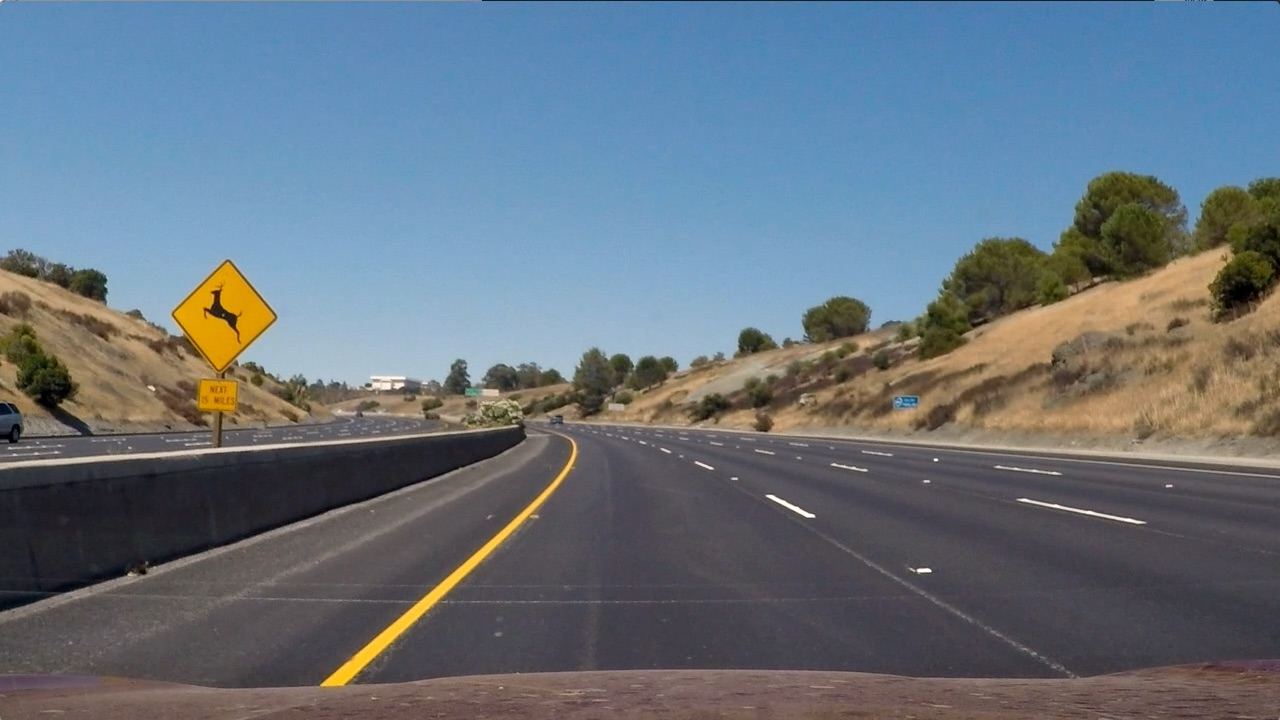
#> input picture Computer Vision/test_images/test2.jpg, 1280 x 720 px
$ jupyter execute --allow-errors 'Lane Detection.ipynb'   (shell and % lines are left out)   (older library calls are emulated)
#> lines starting #> are read from the running program, lines starting #| are printed output that depends on the picture; after the words box and inside, x2 and y2 are one past the last pixel; in counts of white or black regions, pixels touching at a corner belong together
# Lane Detection - Computer Vision

Omar Mohamed Lotfy 18p5606 <br>
Nour El-din Mohamed 18p5806

## Importing Libraries

[cell 1]
import numpy as np
import cv2
import glob
import matplotlib.image as mpimg
import pickle
from moviepy.editor import VideoFileClip
from IPython.display import HTML
import matplotlib.pyplot as plt

## Change according to desired files

[cell 2]
testimage='test_images/test2.jpg'
cameracal='camera_cal/calibration2.jpg'
inputvideo= 'project_video_short.mp4'
outputvideo= 'Team_vision.mp4'

## Reading image and displaying its size

[cell 3]
# Read image and plot Test 2 image
image=mpimg.imread(testimage)
#> image is the input picture: shape (720, 1280, 3); mean R, G, B 102.8, 114.6, 125.5
plt.imshow(image)
#> (this line was passed over: IPython is not available in this run)

#Save Image size
image_size = (image.shape[1], image.shape[0])
#> image_size = (1280, 720)
print("Image size is:",image_size)
#| Image size is: (1280, 720)

## Camera Calibration

[cell 4]
# Initialize object points in array of shape (54(size of chessboard), 3)
objp = np.zeros((6*9,3), np.float32)

#(putting indices for the chessboard Ex: (0,0),(0,1) ....(8,5))
objp[:,:2] = np.mgrid[0:9, 0:6].T.reshape(-1,2)

## Arrays to store object points and image points from all the images.
O_points = [] # array to store object points EX:(0,0,0)
I_points = [] # array to store Image points EX:(6,2)

# find all files that its name starts with calibration and of type jpg then put them in a list
Calibration_Images = glob.glob('camera_cal/calibration*.jpg')


# Search For chessborad Corners In the list containing calibrated images
for FileName in Calibration_Images:
    img = cv2.imread (FileName)
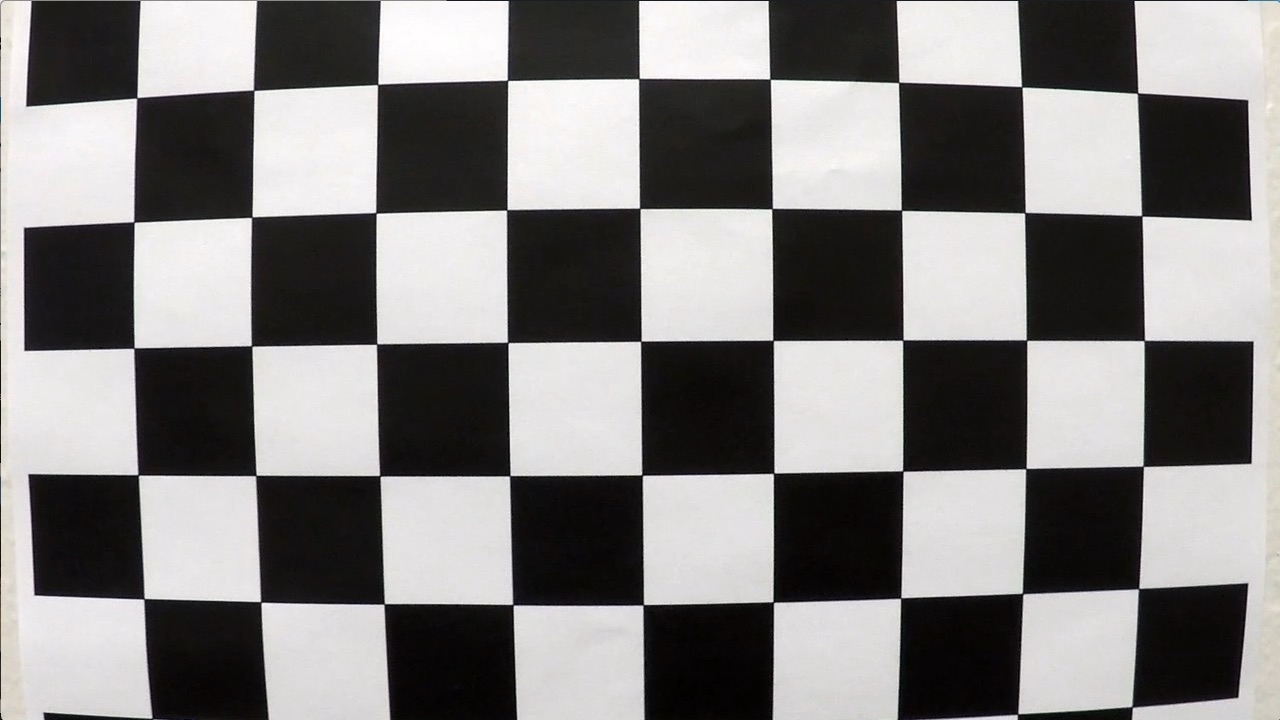
#> input picture Computer Vision/camera_cal/calibration1.jpg, 1280 x 720 px
#> img is the input picture: shape (720, 1280, 3); mean B, G, R 127.8, 128.4, 130.1
    gray = cv2.cvtColor(img, cv2.COLOR_BGR2GRAY) #Turning Image into gray scale

    # Find the chessboard corners
    found, corners = cv2.findChessboardCorners(gray, (9,6), None)
#> found = False; corners = None

    # If found, add object points, image points
    if found == True:
        O_points.append(objp)
        I_points.append(corners)

# Test undistortion on a chess image
img = cv2.imread(cameracal)
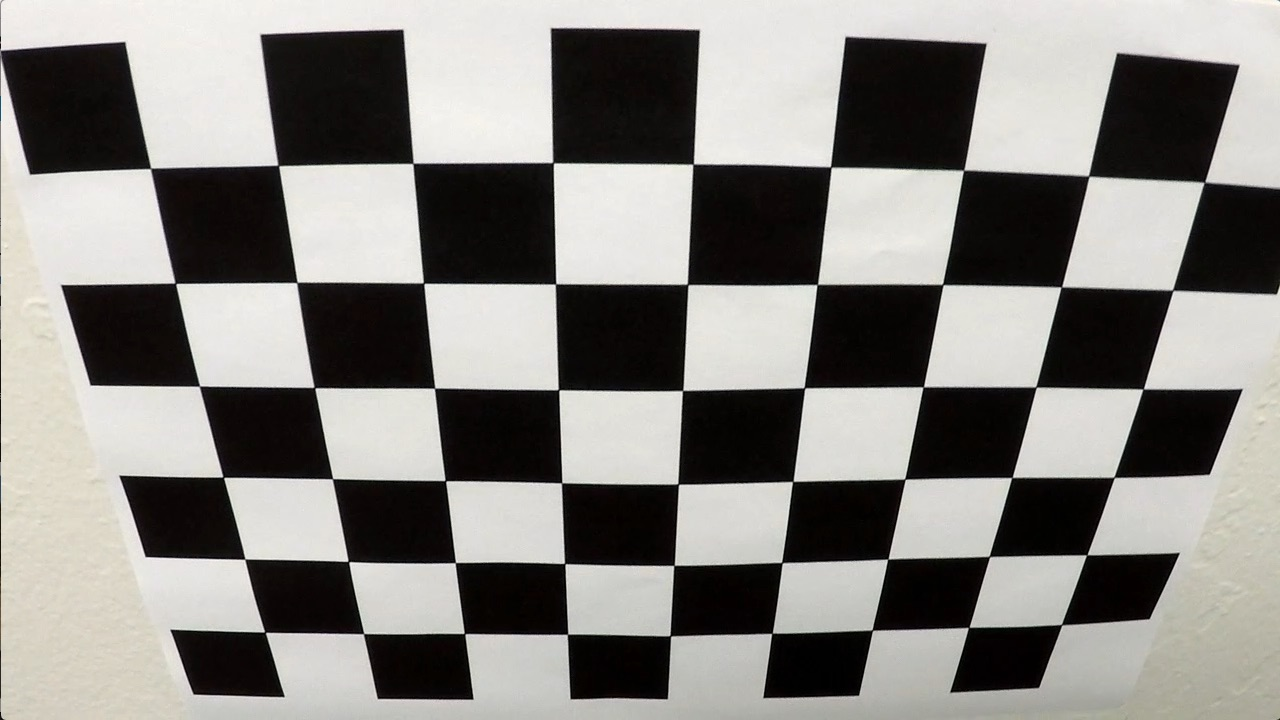
#> input picture Computer Vision/camera_cal/calibration2.jpg, 1280 x 720 px
#> img is the input picture: shape (720, 1280, 3); mean B, G, R 128.5, 132.4, 134.4
img_size = (img.shape[1], img.shape[0])
#> img_size = (1280, 720)

# Do camera calibration given object points and image points
ret, mtx, dist, rvecs, tvecs = cv2.calibrateCamera(O_points, I_points, img_size,None,None)

# Applying the undistort to an image based on the calibration
dst = cv2.undistort(img, mtx, dist, None, mtx)

# Visualize undistortion on chessboard

#> (the rest of this cell did not finish here and is left out)

## View undistorted image of Lane

[cell 5]
# undistort On test 2 image using mtx and dist generated from chessboard camera calibration
undist_img = cv2.undistort(image,mtx,dist,None,mtx)

# visualize undistortion on test 2 image
#> (the rest of this cell did not finish here and is left out)

## Thresholding

[cell 6]
def thresholding(img):

    img = np.copy(img)
    s_thresh=(170, 255)
    sx_thresh=(20, 100)

    # Apply color threshold
    hls = cv2.cvtColor(img, cv2.COLOR_RGB2HLS)
#> hls: shape (720, 1280, 3); mean of channels 0, 1, 2 86.2, 113.9, 64.8
    s_channel = hls[:,:,2]

    #Apply sobel x
    gray = cv2.cvtColor(img, cv2.COLOR_RGB2GRAY)
    sobelx = cv2.Sobel(gray, cv2.CV_64F, 1, 0) # Take the derivative in x
    abs_sobelx = np.absolute(sobelx) # Absolute x derivative to accentuate lines away from horizontal
    scaled_sobel = np.uint8(255*abs_sobelx/np.max(abs_sobelx))

    # Threshold x gradient
    sxbinary = np.zeros_like(scaled_sobel)
    sxbinary[(scaled_sobel >=sx_thresh[0]) & (scaled_sobel <= sx_thresh[1])] = 1

    # Threshold color channel
    s_binary = np.zeros_like(s_channel)
    s_binary[(s_channel > s_thresh[0]) & (s_channel <= s_thresh[1])] = 1

    combined_binary = np.zeros_like(sxbinary)
    combined_binary[(s_binary == 1) | (sxbinary == 1)] = 1
    return s_binary, sxbinary, combined_binary

pip, sobel, com = thresholding(image)
#> pip: shape (720, 1280); values 0 (black) and 1 (white), 1.5% white; 263 white regions (219 under 20 px), largest, box (x1, y1, x2, y2) and area: (173, 264, 273, 372) 5655, (321, 444, 576, 686) 2901, (197, 379, 238, 426) 1198
#> sobel: shape (720, 1280); values 0 (black) and 1 (white), 5% white in thin lines or dots
#> com: shape (720, 1280); values 0 (black) and 1 (white), 6.1% white; 3250 white regions (2896 under 20 px), largest, box (x1, y1, x2, y2) and area: (170, 259, 297, 450) 8942, (319, 432, 580, 687) 4386, (1203, 244, 1280, 325) 2146


#> (the rest of this cell did not finish here and is left out)

[cell 7]
plt.imshow(com,cmap='gray')
#> (this line was passed over: IPython is not available in this run)
plt.title("Combined",fontsize=25)
#> (this line was passed over: IPython is not available in this run)

## Prespective
We change the view of the lane into birdseye view

[cell 8]
# define source coordinates
src= np.float32(
        [[220,710],
         [597,448],
         [680,448],
        [1091,710]])

#define destination coordinates
dst= np.float32(
        [[320,710],
        [320,10],
        [970,10] ,
        [970,710]])

# Perspective transform for birdseye
def perspective(img,src,dst):
    M= cv2.getPerspectiveTransform(src,dst)
    Minv= cv2.getPerspectiveTransform(dst,src)
    warped = cv2.warpPerspective(img,M,img_size,flags =  cv2.INTER_LINEAR)
    return warped, M, Minv

#Test 2 image after thresholding showing it in birdseye view
image = cv2.undistort(image,mtx,dist,None,mtx)
pip, sobel, com  = thresholding(image)
#> in thresholding (call 2), `hls = cv2.cvtColor(img, cv2.COLOR_RGB2HLS)`: hls: shape (720, 1280, 3); mean of channels 0, 1, 2 88.6, 114.9, 64.1
#> pip: shape (720, 1280); values 0 (black) and 1 (white), 1.3% white; 124 white regions (105 under 20 px), largest, box (x1, y1, x2, y2) and area: (143, 260, 256, 373) 6741, (304, 448, 575, 703) 3143, (171, 381, 217, 427) 1420
#> sobel: shape (720, 1280); values 0 (black) and 1 (white), 5% white in thin lines or dots, all inside (x1, y1, x2, y2) = (1, 162, 1279, 720)
#> com: shape (720, 1280); values 0 (black) and 1 (white), 6% white; 2572 white regions (2218 under 20 px), largest, box (x1, y1, x2, y2) and area: (140, 254, 263, 455) 10096, (300, 433, 580, 704) 4894, (455, 394, 540, 471) 1300
#    warped_im, transf =perspect(bird,src,dst)
binary_warped, M, Minv= perspective(com,src,dst)
#> in perspective, `warped = cv2.warpPerspective(img,M,img_size,flags =  cv2.INTER_LINEAR)`: warped: shape (720, 1280); values 0 (black) and 1 (white), 4.8% white; 267 white regions (239 under 20 px), largest, box (x1, y1, x2, y2) and area: (130, 0, 416, 709) 21892, (792, 0, 887, 139) 8747, (907, 252, 994, 358) 5431

vertices = np.array([[220,710],[597,448],[680,448],[1091,710]], np.int32)
vertices = vertices.reshape((-1,1,2))
bird = cv2.polylines(image, [vertices], True, (0,0,255),10)

# Plot image
#> (the rest of this cell did not finish here and is left out)

### Combining all above steps in one Function
1. Undistort image
2. Make thresholding
3. Get Birdseye view prespective

[cell 9]
def imagepro(img):
    image = cv2.undistort(img,mtx,dist,None,mtx)
    pip, sobel, com = thresholding(image)
#> in thresholding (call 3), `hls = cv2.cvtColor(img, cv2.COLOR_RGB2HLS)`: hls: shape (720, 1280, 3); mean of channels 0, 1, 2 79.3, 114.9, 64.1
#> sobel: shape (720, 1280); values 0 (black) and 1 (white), 4.9% white in thin lines or dots, all inside (x1, y1, x2, y2) = (1, 161, 1279, 720)
#> com: shape (720, 1280); values 0 (black) and 1 (white), 6% white; 2587 white regions (2232 under 20 px), largest, box (x1, y1, x2, y2) and area: (139, 254, 269, 455) 10402, (300, 434, 579, 704) 4788, (455, 394, 540, 470) 1267
    binary_warped, M, Minv= perspective(com,src,dst)
#> in perspective (call 2), `warped = cv2.warpPerspective(img,M,img_size,flags =  cv2.INTER_LINEAR)`: warped: shape (720, 1280); values 0 (black) and 1 (white), 4.7% white; 270 white regions (239 under 20 px), largest, box (x1, y1, x2, y2) and area: (130, 0, 403, 709) 19539, (792, 0, 887, 139) 8747, (911, 252, 994, 358) 5419

    return image, binary_warped, Minv

## Find lane Lines
By Sliding window method

[cell 10]
# Function to apply the sliding window algorithm for the first time to find the lane lines
# It takes the processed image as an input and ouputs the fit coefficients and the lane pixels
def findlanefirst(binary_warped):

    histogram = np.sum(binary_warped[int(binary_warped.shape[0]/2):,:], axis=0)
#> histogram = 1280 values, max 255 at index 371, min 0 at index 25, mean 11.77
    # Create an output image to draw on and  visualize the result
    out_img = np.dstack((binary_warped, binary_warped, binary_warped))*255
    # Find the peak of the left and right halves of the histogram
    # These will be the starting point for the left and right lines
    midpoint = np.int(histogram.shape[0]/2)
#> midpoint = 640
    leftx_base = np.argmax(histogram[:midpoint])
#> leftx_base = 371
    rightx_base = np.argmax(histogram[midpoint:]) + midpoint
#> rightx_base = 1010

    # Choose the number of sliding windows
    nwindows = 9
    # Set height of windows
    window_height = np.int(binary_warped.shape[0]/nwindows)
#> window_height = 80
    # Identify the x and y positions of all nonzero pixels in the image
    nonzero = binary_warped.nonzero()
#> nonzero = 43404 positions, rows 0 to 712, columns 0 to 1100
    nonzeroy = np.array(nonzero[0])
    nonzerox = np.array(nonzero[1])
    # Current positions to be updated for each window
    leftx_current = leftx_base
#> leftx_current = 371
    rightx_current = rightx_base
#> rightx_current = 1010
    # Set the width of the windows +/- margin
    margin = 100
    # Set minimum number of pixels found to recenter window
    minpix = 50
    # Create empty lists to receive left and right lane pixel indices
    left_lane_inds = []
    right_lane_inds = []

    # Step through the windows one by one
    for window in range(nwindows):
        # Identify window boundaries in x and y (and right and left)
        win_y_low = binary_warped.shape[0] - (window+1)*window_height
        win_y_high = binary_warped.shape[0] - window*window_height
        win_xleft_low = leftx_current - margin
        win_xleft_high = leftx_current + margin
        win_xright_low = rightx_current - margin
        win_xright_high = rightx_current + margin
        # Draw the windows on the visualization image
        cv2.rectangle(out_img,(win_xleft_low,win_y_low),(win_xleft_high,win_y_high),
        (0,255,0), 2)
        cv2.rectangle(out_img,(win_xright_low,win_y_low),(win_xright_high,win_y_high),
        (0,255,0), 2)
        # Identify the nonzero pixels in x and y within the window
        good_left_inds = ((nonzeroy >= win_y_low) & (nonzeroy < win_y_high) &
        (nonzerox >= win_xleft_low) &  (nonzerox < win_xleft_high)).nonzero()[0]
        good_right_inds = ((nonzeroy >= win_y_low) & (nonzeroy < win_y_high) &
        (nonzerox >= win_xright_low) &  (nonzerox < win_xright_high)).nonzero()[0]
        # Append these indices to the lists
        left_lane_inds.append(good_left_inds)
        right_lane_inds.append(good_right_inds)
        # If you found > minpix pixels, recenter next window on their mean position
        if len(good_left_inds) > minpix:
            leftx_current = np.int(np.mean(nonzerox[good_left_inds]))
        if len(good_right_inds) > minpix:
            rightx_current = np.int(np.mean(nonzerox[good_right_inds]))
#> this loop made 9 passes
#> (win_xleft_low, win_xleft_high, win_xright_low, win_xright_high, leftx_current, rightx_current) on passes 1 to 9: (271, 471, 910, 1110, 383, 999), (283, 483, 899, 1099, 374, 1004), (274, 474, 904, 1104, 367, 1014), (267, 467, 914, 1114, 348, 990), (248, 448, 890, 1090, 324, 956), (224, 424, 856, 1056, 289, 949), (189, 389, 849, 1049, 250, 897), (150, 350, 797, 997, 215, 841), (115, 315, 741, 941, 162, 838)
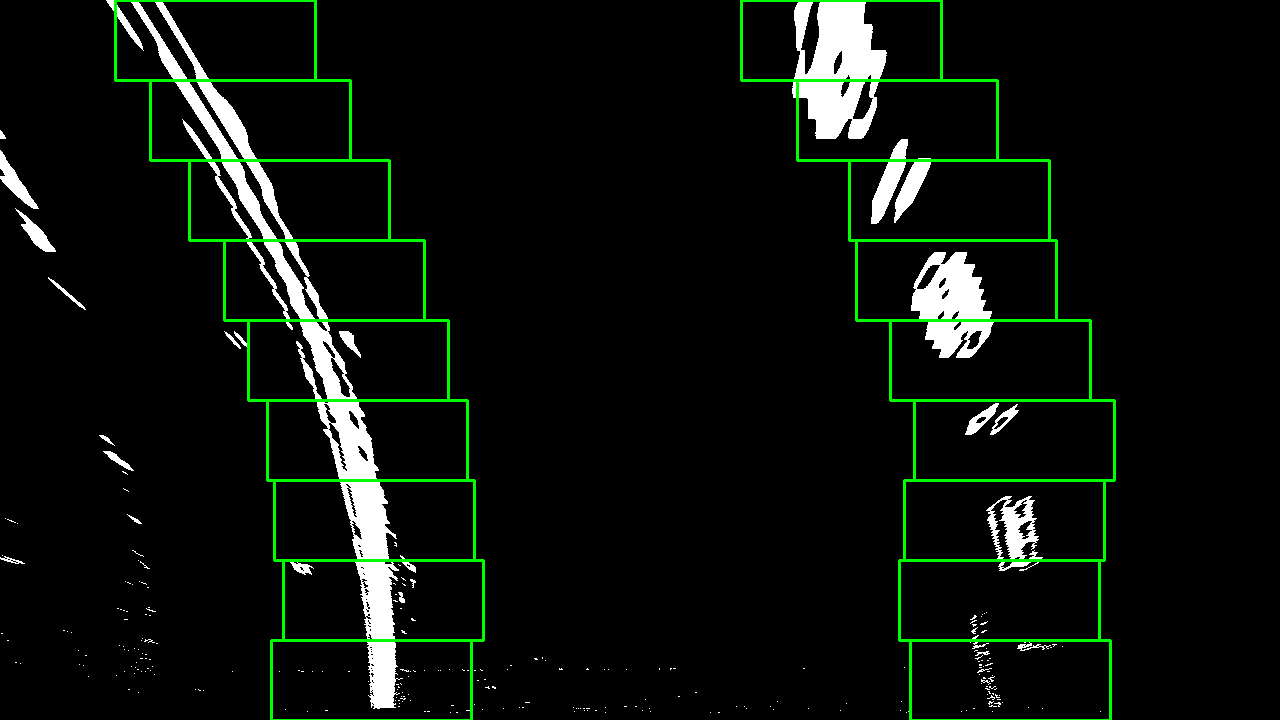
#> out_img: shape (720, 1280, 3); mean of channels 0, 1, 2 11.5, 17.2, 11.5; drawn as B, G, R
#> after the loop, left_lane_inds = 9 items; right_lane_inds = 9 items

    # Concatenate the arrays of indices
    left_lane_inds = np.concatenate(left_lane_inds)
    right_lane_inds = np.concatenate(right_lane_inds)
#> right_lane_inds = 19454 values, max 43395 at index 417, min 24 at index 14065, mean 16838.9

    # Extract left and right line pixel positions
    leftx = nonzerox[left_lane_inds]
    lefty = nonzeroy[left_lane_inds]
    rightx = nonzerox[right_lane_inds]
#> rightx = 19454 values, max 1100 at index 417, min 794 at index 14684, mean 903.2
    righty = nonzeroy[right_lane_inds]
#> righty = 19454 values, max 711 at index 415, min 0 at index 14065, mean 219.8

    # Fit a second order polynomial to each
    left_fit= None
    right_fit= None
    if len(leftx)!=0:
        left_fit = np.polyfit(lefty, leftx, 2)
#> left_fit = [-0.000492, 0.698, 136.3]
    if len(rightx)!=0:
        right_fit = np.polyfit(righty, rightx, 2)
#> right_fit = [-0.000371, 0.574, 806]

    return left_fit, right_fit, left_lane_inds, right_lane_inds

## function to plot lane for first Time

[cell 11]
# Function to plot the lane lines as the result of findlanefirst().
#It takes in the lane pixels and fit the second degree curve.
# The fitted curve is shown in yellow.

def plot_full_search(binary_warped, left_fit, right_fit, left_lane_inds, right_lane_inds):

    nonzero = binary_warped.nonzero()
#> nonzero = 43404 positions, rows 0 to 712, columns 0 to 1100
    nonzeroy = np.array(nonzero[0])
    nonzerox = np.array(nonzero[1])
    out_img = np.dstack((binary_warped, binary_warped, binary_warped))*255

    # Sample Y vaules to generate the x values by the fitted curve equation
    ploty = np.linspace(0, binary_warped.shape[0]-1, binary_warped.shape[0] )
#> ploty = 720 values from 0 to 719

    left_fitx = left_fit[0]*ploty**2 + left_fit[1]*ploty + left_fit[2]
    right_fitx = right_fit[0]*ploty**2 + right_fit[1]*ploty + right_fit[2]

    # Left lane pixels in red and right lane pixels in blue
    out_img[nonzeroy[left_lane_inds], nonzerox[left_lane_inds]] = [255, 0, 0]
    out_img[nonzeroy[right_lane_inds], nonzerox[right_lane_inds]] = [0, 0, 255]
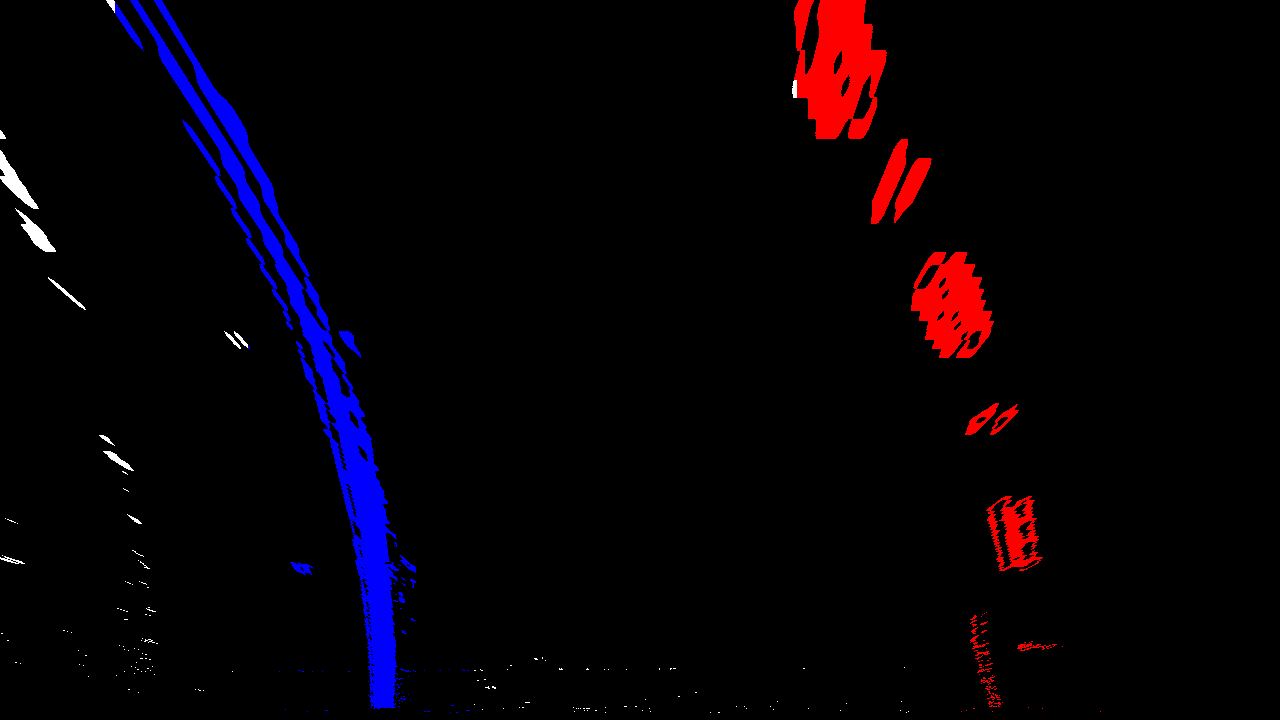
#> out_img: shape (720, 1280, 3); mean of channels 0, 1, 2 6.6, 0.6, 6; drawn as B, G, R

    plt.imshow(out_img)
#> (this line was passed over: IPython is not available in this run)
    plt.plot(left_fitx, ploty, color='yellow')
#> (this line was passed over: IPython is not available in this run)
    plt.plot(right_fitx, ploty, color='yellow')
#> (this line was passed over: IPython is not available in this run)
    plt.xlim(0, 1280)
#> (this line was passed over: IPython is not available in this run)
    plt.ylim(720, 0)

img = cv2.imread(testimage)
image, binary_warped, Minv = imagepro(img)
left_fit, right_fit, left_lane_inds, right_lane_inds= findlanefirst(binary_warped)
print(left_fit, right_fit)
plot_full_search(binary_warped, left_fit, right_fit, left_lane_inds, right_lane_inds)
